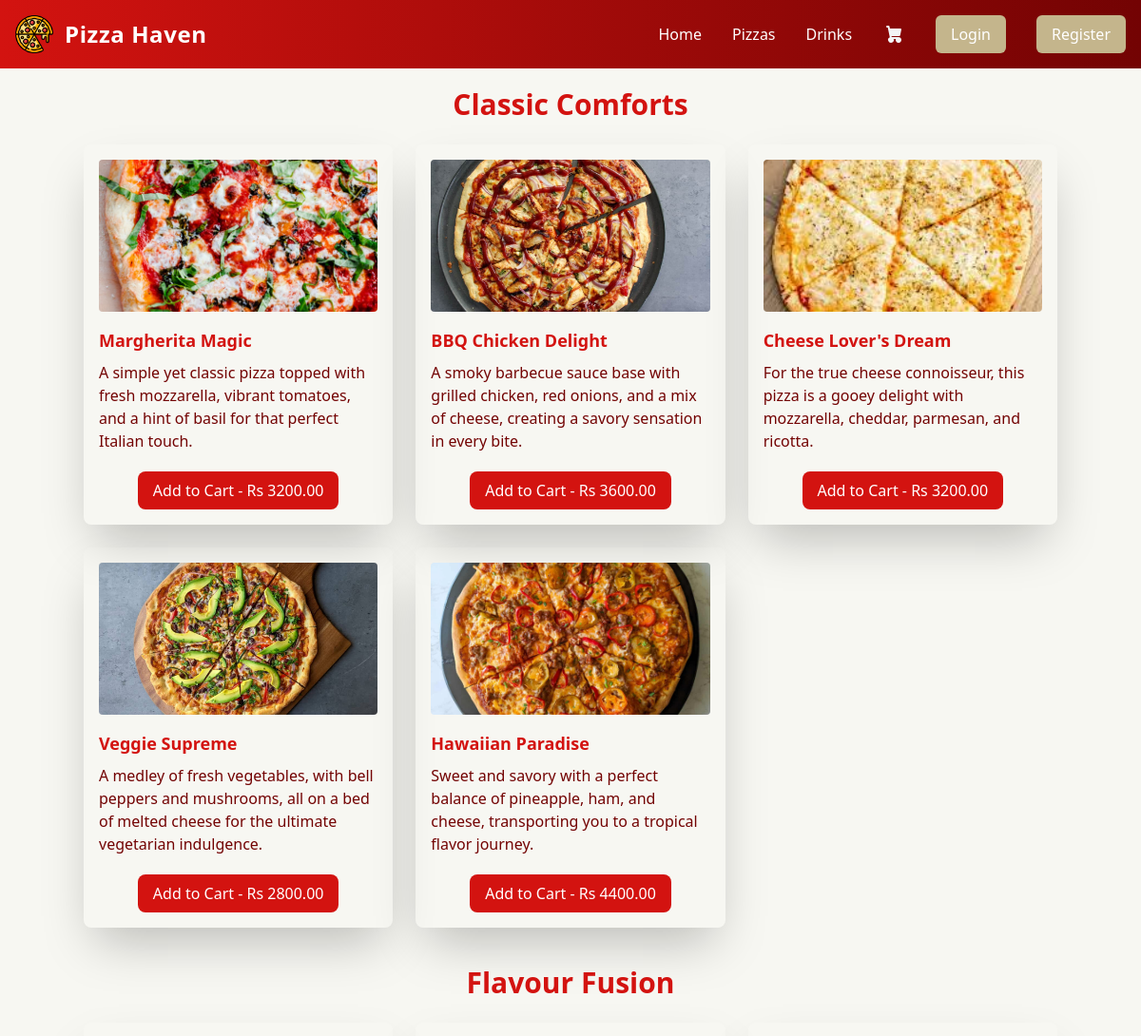
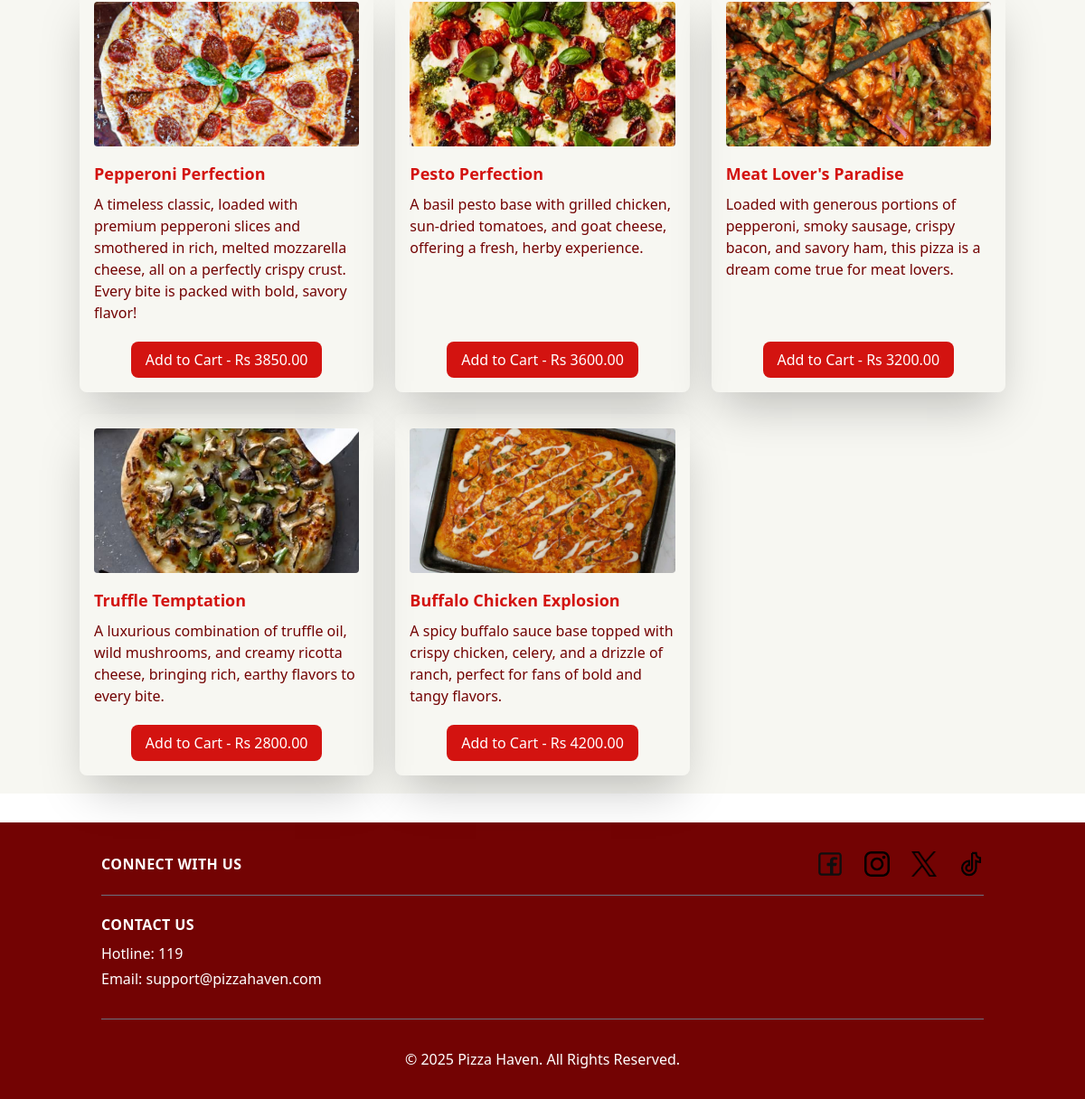
Page /pizza.php on the committed database (2 pictures, top to bottom).
### tables this page shows
CREATE TABLE `menu` (
  `item_id` int(11) NOT NULL,
  `item_name` varchar(25) NOT NULL,
  `item_description` varchar(1000) NOT NULL,
  `price` decimal(10,2) NOT NULL,
  `category` varchar(255) DEFAULT NULL,
  `image_url` varchar(255) DEFAULT NULL,
  `type` varchar(50) NOT NULL
);

### public/pizza.php (the view, shortened to what this page needs)
<?php
include ("../src/includes/header.php");
include ("../src/includes/navbar.php");
include("../src/includes/db.php");
$sqlCategories = "SELECT DISTINCT category FROM menu WHERE type = 'pizza'";
$resultCategories = $conn->query($sqlCategories);
if ($resultCategories->num_rows > 0) {
  while ($categoryRow = $resultCategories->fetch_assoc()) {
    $categoryName = $categoryRow['category'];
    echo '<section class="bg-background px-4 pb-5">';
    echo '<div class="container mx-auto">';
    echo "<h2 class='text-3xl font-bold pt-5 text-primary text-center'>$categoryName</h2>";
  ?>
  <?php
    echo '<div class="grid grid-cols-1 sm:grid-cols-2 lg:grid-cols-3 gap-6 mt-6">';
    $sqlPizzas = "SELECT * FROM menu WHERE category = '$categoryName'";
    $resultPizzas = $conn->query($sqlPizzas);
    if ($resultPizzas->num_rows > 0) {
      while ($pizzaRow = $resultPizzas->fetch_assoc()) {
        $pizzaName = $pizzaRow['item_name'];
        $pizzaDescription = $pizzaRow['item_description'];
        $pizzaPrice = $pizzaRow['price'];
        $pizzaImage = htmlspecialchars($pizzaRow['image_url']);
        echo "<div class='rounded-lg shadow-2xl shadow-white-900 p-4 flex flex-col h-full'>";
        echo "<img src='$pizzaImage' alt='$pizzaName' class='w-full h-40 object-cover rounded'>";
        echo "<h3 class='text-lg text-primary font-bold mt-4'>$pizzaName</h3>";
        echo "<p class='mt-2 text-secondary flex-grow'>$pizzaDescription</p>";
        echo "<div class='flex justify-center mt-5'>";
        echo '<form action = "../process/add_to_cart.php" method="POST">';
        echo "<button type='submit' class='bg-primary text-white rounded-lg px-4 py-2'>Add to Cart - Rs $pizzaPrice</button>";
        echo "</form>";
        echo "</div></div>";
      }
      echo '</div></div></section>';
    } else {
      echo '<h2 class="text-3xl font-bold pt-5 text-primary text-center">No Pizzas Available</h2>';
    }
  }
} else {
  echo '<h2 class="text-3xl font-bold pt-5 text-primary text-center">No categories found for pizzas</h2>';
}
include ("../src/includes/footer.php");
?>

### src/includes/header.php (shortened to what this page needs)
<!DOCTYPE html>
<html lang="en">
<head>
  <link rel="stylesheet" href="/pizzaHaven/assets/css/output.css">
</head>
<body>

### src/includes/navbar.php (shortened to what this page needs)
<header class="bg-gradient-to-r from-primary to-secondary text-white p-4">
  <div class="w-full flex flex-wrap items-center justify-between mx-auto">
    <a href="#" class="flex items-center space-x-3">
      <img src="../assets/img/favicon.png" class="w-10">
      <h1 class="text-2xl font-bold tracking-wide hover:scale-105 transition-transform">Pizza Haven</h1>
    </a>
    <div class="hidden w-full md:block md:w-auto" id="navbar-default">
      <nav class="flex flex-col items-center text-center md:flex-row md:items-center md:space-x-8 space-y-4 md:space-y-0 w-full">
        <a href="../public/index.php" class="hover:text-accent hover:scale-105 transition-transform">Home</a>
        <a href="../public/pizza.php" class="hover:text-accent hover:scale-105 transition-transform">Pizzas</a>
        <a href="../public/drinks.php" class="hover:text-accent hover:scale-105 transition-transform">Drinks</a>
        <a href="../public/cart.php" class="flex items-center hover:text-accent transition-colors duration-300">
        </a>
        <?php if (isset($_SESSION['email'])): ?>
          <a href="../public/orders.php" class="flex items-center hover:scale-105 transition-transform">
            <div class="relative w-8 h-8 overflow-hidden bg-gray-50 rounded-full dark:bg-slate-400 hover:bg-amber-100">
              <svg class="absolute w-10 h-10 text-white -left-1 hover:text-accent" fill="currentColor" viewBox="0 0 20 20" xmlns="http://www.w3.org/2000/svg">
                <path fill-rule="evenodd" d="M10 9a3 3 0 100-6 3 3 0 000 6zm-7 9a7 7 0 1114 0H3z" clip-rule="evenodd"></path>
              </svg>
            </div>
          </a>
          <a href="../process/logout.php" class="text-gray-100 hover:text-accent hover:scale-105 transition-transform">
            <button class="px-4 py-2 bg-accent text-white rounded-md">Log Out</button>
          </a>
        <?php else: ?>
          <a href="../public/login_form.php" class="text-gray-100 hover:text-accent hover:scale-105 transition-transform">
            <button class="px-4 py-2 bg-accent text-white rounded-md">Login</button>
          </a>
          <a href="../public/signup_form.php" class="text-gray-100 hover:text-accent hover:scale-105 transition-transform">
            <button class="px-4 py-2 bg-accent text-white rounded-md">Register</button>
          </a>
        <?php endif; ?>
      </nav>
    </div>
  </div>
</header>

### src/includes/footer.php
<footer class="bg-secondary text-white py-8 mt-8">
    <div class="container mx-auto px-6 ">
        <div class="flex flex-col sm:flex-row justify-between items-center">
            <div class="text-center sm:text-left mb-6 sm:mb-0">
                <h2 class="text-md font-bold tracking-wide">CONNECT WITH US</h2>
            </div>
            <div class="flex space-x-6">
                <a href="https://www.facebook.com" class="hover:scale-110 transition-transform">
                    <img src="/pizzaHaven/assets/img/facebook.svg" alt="Facebook" class= "w-5 h-5 sm:w-7 sm:h-7">
                </a>
                <a href="https://www.instagram.com" class="hover:scale-110 transition-transform">
                    <img src="/pizzaHaven/assets/img/instagram.svg" alt="Instagram" class="w-5 h-5 sm:w-7 sm:h-7">
                </a>
                <a href="https://www.x.com" class="hover:scale-110 transition-transform">
                    <img src="/pizzaHaven/assets/img/x-logo.svg.png" alt="X" class="w-5 h-5 sm:w-7 sm:h-7">
                </a>
                <a href="https://www.tiktok.com" class="hover:scale-110 transition-transform">
                    <img src="/pizzaHaven/assets/img/tiktok.svg" alt="TikTok" class="w-5 h-5 sm:w-7 sm:h-7">
                </a>
            </div>
        </div>
        <div class="border-t border-gray-500 my-5"></div>
        <div class="text-center sm:text-left">
            <h2 class="text-md font-bold tracking-wide mb-2">CONTACT US</h2>
            <p class="text-sm sm:text-base mb-1">Hotline: <span class="font-light">119</span></p>
            <p class="text-sm sm:text-base">Email: <span class="font-light">support@pizzahaven.com</span></p>
        </div>
        <div class="border-t border-gray-500 my-8"></div>
        <div class="text-center">
            <p class="text-sm sm:text-base font-light">&copy; 2025 Pizza Haven. All Rights Reserved.</p>
        </div>
    </div>
</footer>

### rows in the picture
menu: image_url (picture), item_name "Margherita Magic", item_description "A simple yet classic pizza topped with fresh mozzarella, vibrant tomatoes, and a hint of basil for that perfect Italian touch.", price "3200.00"
menu: image_url (picture), item_name "BBQ Chicken Delight", item_description "A smoky barbecue sauce base with grilled chicken, red onions, and a mix of cheese, creating a savory sensation in every bite.", price "3600.00"
menu: image_url (picture), item_name "Cheese Lover's Dream", item_description "For the true cheese connoisseur, this pizza is a gooey delight with mozzarella, cheddar, parmesan, and ricotta.", price "3200.00"
menu: image_url (picture), item_name "Veggie Supreme", item_description "A medley of fresh vegetables, with bell peppers and mushrooms, all on a bed of melted cheese for the ultimate vegetarian indulgence.", price "2800.00"
menu: image_url (picture), item_name "Hawaiian Paradise", item_description "Sweet and savory with a perfect balance of pineapple, ham, and cheese, transporting you to a tropical flavor journey.", price "4400.00"
menu: image_url (picture), item_name "Pepperoni Perfection", item_description "A timeless classic, loaded with premium pepperoni slices and smothered in rich, melted mozzarella cheese, all on a perfectly crispy crust. Every bite is packed with bold, savory flavor!", price "3850.00"
menu: image_url (picture), item_name "Pesto Perfection", item_description "A basil pesto base with grilled chicken, sun-dried tomatoes, and goat cheese, offering a fresh, herby experience.", price "3600.00"
menu: image_url (picture), item_name "Meat Lover's Paradise", item_description "Loaded with generous portions of pepperoni, smoky sausage, crispy bacon, and savory ham, this pizza is a dream come true for meat lovers.", price "3200.00"
menu: image_url (picture), item_name "Truffle Temptation", item_description "A luxurious combination of truffle oil, wild mushrooms, and creamy ricotta cheese, bringing rich, earthy flavors to every bite.", price "2800.00"
menu: image_url (picture), item_name "Buffalo Chicken Explosion", item_description "A spicy buffalo sauce base topped with crispy chicken, celery, and a drizzle of ranch, perfect for fans of bold and tangy flavors.", price "4200.00"

### other values in the picture
$categoryName "Classic Comforts"
$categoryName "Flavour Fusion"
